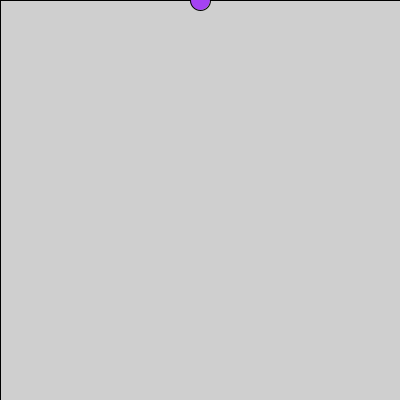
Frame 1 (no input)
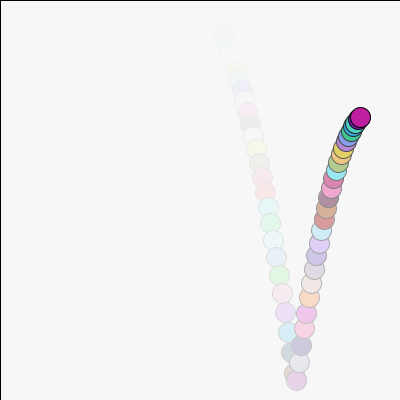
Frame 60 (the mouse pressed at the canvas centre just before this capture)
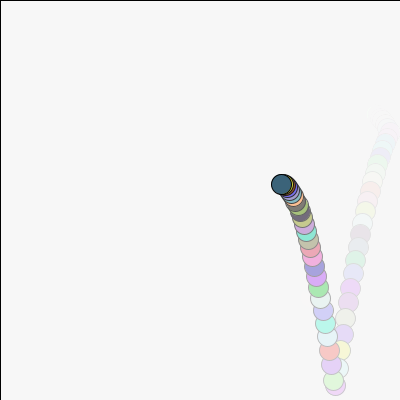
Frame 120 (the mouse held since frame 60 and released just before this capture)

The Processing sketch that drew these frames (run headless with seeded random() and noise(); from frame 60 on, the mouse is pressed at the canvas centre):

// Processing sketch: processing_71811
// ── processing_71811.pde

/*
/ Norm Krumpe
 / September 23, 2012
 / An object that bounces around the screen.  There are 
 / a couple reasons I made this.
 / 1. To play around with objects that bounce around the
 /    screen.
 / 2. To be extra careful about documenting my code and
 /    factoring my code into methods (functions) that
 /    make it easy to adjust.
 / 3. PLEASE play around with this.  
 */

// The location, size, and speed of the ball
float speedX, speedY;
float objectX, objectY, objectWidth, objectHeight;

// acceleration...modify this to affect
// how the ySpeed changes.  Closer to zero
// reduces the effects of gravity.  For example,
// 0.1 makes it seem more like how things might move
// on the moon.
float GRAVITY = 0.6;

// damping effect...modify this to affect
// the bounciness of the object.  Closer to zero
// loses bounciness.  Closer to 1 makes it more
// like a superball.
float DAMPING = .85;

// friction effect...modify this to affect
// the left-right motion when the object hits the floor.
// Closer to 1 makes the floor "slick", and closer to
// 0 makes the floor rougher, like sandpaper.
float FRICTION = .85;

//color variable
color ballColor;

// Set the screen size, the object's initial size,
// location, and speed.
void setup() {
  frameRate(80);
  size(400, 400);

  objectX = width/2;
  objectY = 0;

  objectWidth = 20;
  objectHeight = objectWidth;

  speedX = 4;
  speedY = 4;
}

// The main driver for the motion
void draw() {

  // The second number in the fill affects
  // the transparency.  Adjust it to increase
  // or decrease the "tail" left behind the moving
  // object.
  fill(255, 15);
  rect(0, 0, width, height);

  drawObject();
  adjustForGravity();
  updateObjectLocation();
  checkForCollision();
}

// This draws the object that is bouncing.  Right
// now the object is a rectangle.  But it shouldn't
// be too hard to change this to some other object.
void drawObject() {
  updateColor(); 
  ellipse(objectX, objectY, objectWidth, objectHeight);
}

// Adjusts the location of the object based on its
// current location and its speed
void updateObjectLocation() {
  objectX = objectX + speedX;
  objectY = objectY + speedY;
}

// Adjusts the object's y speed based on its
// current speed and the force of gravity
void adjustForGravity() {
  speedY = speedY + GRAVITY;
}

// Make adjustments whenever the object hits
// the wall or a floor.  Any of these should
// reverse the direction of the object (hitting
// the two walls, for example, reverses speedX).
// Hitting the floor will call friction and 
// damping into play.  Should hitting a wall
// be affected by friction?  What about hitting
// the ceiling?
void checkForCollision() {

  // Check for right-wall collision
  // This (perhaps poorly) assumes that
  // the object's position (objectX, objectY)
  // is based on that position being in the
  // upper-left corner of that object.
  // If (objectX, objectY) were in the center
  // of the object, then this code would need
  // to be adjusted appropriately.
  if (objectX > width - objectWidth/2) {
    objectX = width - objectWidth/2;
    speedX = -1 * speedX;
  }
  // Check for left-wall collision
  else if (objectX < objectWidth/2) {
    objectX = objectWidth/2;
    speedX = -1 * speedX;
  }

  // Check for floor collision:
  if (objectY > height - objectHeight/2) {
    objectY = height - objectHeight;
    speedY = -1 * speedY;
    speedY = DAMPING * speedY;
    speedX = FRICTION * speedX;
  }
  else if (objectY < objectHeight/2) {
    objectY = objectHeight/2;
    speedY = -1 * speedY;
    speedY = DAMPING * speedY;
    speedX = FRICTION * speedX;
  }
}

void updateColor() {
  fill((int)random(0,256),(int)random(0,256),(int)random(0,256));
}
